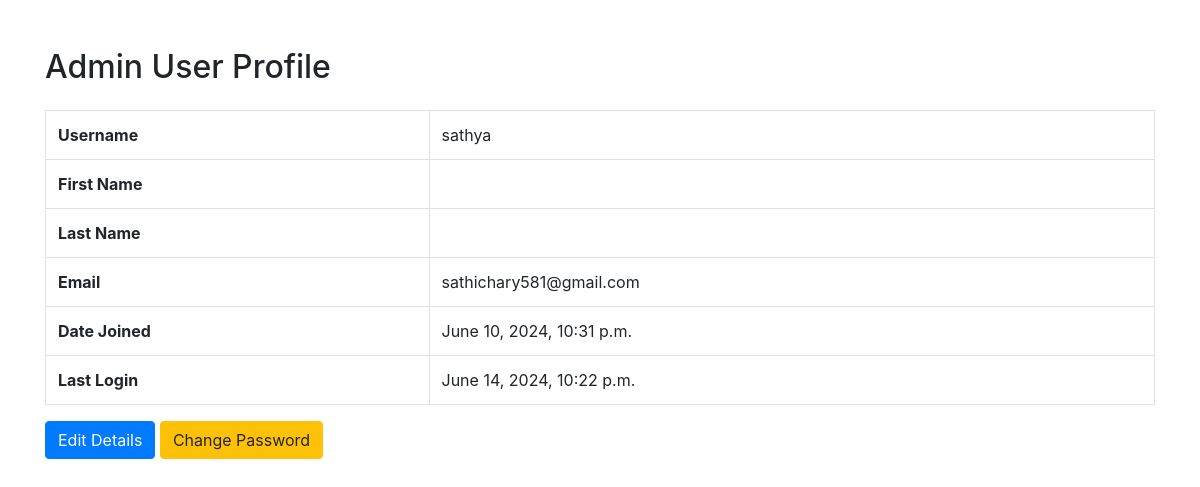
Page /profile/ (signed in) on the committed database.
### app/models.py (models this page shows, shortened)
class User(AbstractUser):
    username = models.CharField(max_length=100)
    email = models.EmailField(unique=True)
    USERNAME_FIELD = 'email'
    REQUIRED_FIELDS = ['username']

### admin_user/views.py (the view)
# urls.py: path('profile/', profile, name='profile'),
@login_required
@staff_member_required
def profile(request):
    user = request.user
    context = {
        'user': user,
    }
    return render(request, 'user/profile.html', context)

### templates/user/profile.html (shortened to what this page needs)
<!DOCTYPE html>
<html lang="en">
<head>
    <link href="https://maxcdn.bootstrapcdn.com/bootstrap/4.5.2/css/bootstrap.min.css" rel="stylesheet">
</head>
<body>
    <div class="container mt-5">
        <h2 class="mb-4">Admin User Profile</h2>
        <table class="table table-bordered">
            <tr>
                <th>Username</th>
                <td>{{ user.username }}</td>
            </tr>
            <tr>
                <th>First Name</th>
                <td>{{ user.first_name }}</td>
            </tr>
            <tr>
                <th>Last Name</th>
                <td>{{ user.last_name }}</td>
            </tr>
            <tr>
                <th>Email</th>
                <td>{{ user.email }}</td>
            </tr>
            <tr>
                <th>Date Joined</th>
                <td>{{ user.date_joined }}</td>
            </tr>
            <tr>
                <th>Last Login</th>
                <td>{{ user.last_login }}</td>
            </tr>
        </table>
        <a href="{% url 'admin_user_detail' %}" class="btn btn-primary">Edit Details</a>
        <a href="{% url 'admin_user_password_change' %}" class="btn btn-warning">Change Password</a>
    </div>
</body>
</html>

### rows in the picture
User: username "sathya", email "sathichary581@gmail.com", date_joined "June 10, 2024, 10:31 p.m.", last_login "June 14, 2024, 10:22 p.m."
